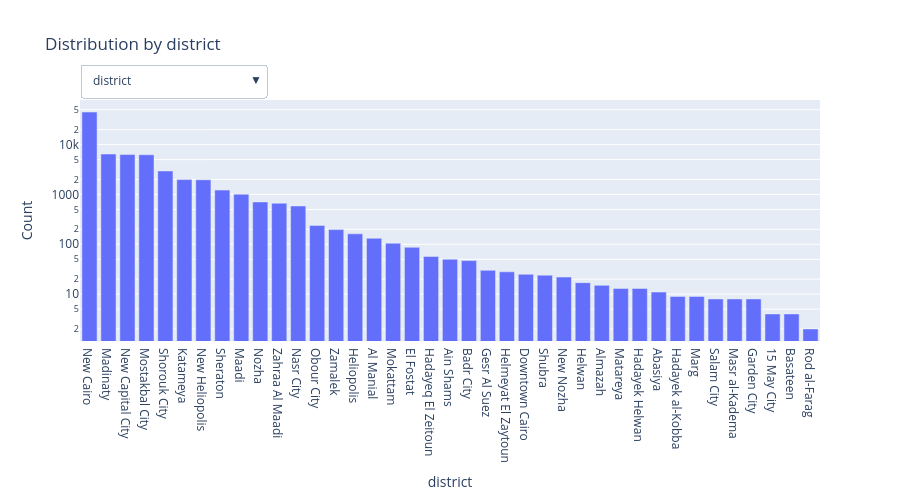

The cell this chart's notebook holds for it:
### Code cell
import plotly.graph_objects as go

simple_cols = ['district','property_type',
       'sale_or_rent', 'seller_name', 'property_subtype', 'bedrooms',
       'bathrooms', 'purpose', 'ownership', 'payment option', 'furnished',
       'completion status', 'rental frequency', 'electricity meter', 'water meter',
       'covered parking', 'natural gas', 'security', 'pets allowed', 'balcony',
       'private garden', 'pool', 'landline', 'maids room',
       'built in kitchen appliances', 'elevator', 'central a/c & heating'
       , 'area (m²)', 'level_clean']
geo_cols    = ['area', 'neighborhood']
all_cols    = simple_cols + geo_cols

traces  = []
buttons = []

for i, col in enumerate(all_cols):
    counts = df[col].value_counts(ascending=False)
    traces.append(go.Bar(
        x=counts.index.astype(str),
        y=counts.values,
        name=col,
        visible=(i == 0)
    ))
    visibility = [j == i for j in range(len(all_cols))]
    buttons.append(dict(
        label=col,
        method='update',
        args=[{'visible': visibility},
              {'title': f'Distribution by {col}', 'xaxis.title.text': col}]
    ))

fig = go.Figure(data=traces)
fig.update_layout(
    title=f'Distribution by {all_cols[0]}',
    xaxis_title=all_cols[0],
    yaxis_title='Count',
    yaxis_type='log',
    width=900, height=500,
    updatemenus=[dict(
        active=0,
        buttons=buttons,
        direction='down',
        x=0.0, xanchor='left',
        y=1.15, yanchor='top'
    )]
)

fig.show()

### Figure 1 — Plotly figure (JSON) as saved in the notebook; plotly's stock layout.template omitted (floating-point values rounded to 4 significant figures; data arrays with more than 128 entries replaced by an {"elided": "..."} marker saying what was removed)
{"data": [{"name": "district", "type": "bar", "visible": true, "x": ["New Cairo", "Madinaty", "New Capital City", "Mostakbal City", "Shorouk City", "Katameya", "New Heliopolis", "Sheraton", "Maadi", "Nozha", "Zahraa Al Maadi", "Nasr City", "Obour City", "Zamalek", "Heliopolis", "Al Manial", "Mokattam", "El Fostat", "Hadayeq El Zeitoun", "Ain Shams", "Badr City", "Gesr Al Suez", "Helmeyat El Zaytoun", "Downtown Cairo", "Shubra", "New Nozha", "Helwan", "Almazah", "Matareya", "Hadayek Helwan", "Abasiya", "Hadayek al-Kobba", "Marg", "Salam City", "Masr al-Kadema", "Garden City", "15 May City", "Basateen", "Rod al-Farag"], "y": [45025, 6470, 6323, 6263, 2957, 1988, 1971, 1223, 1014, 707, 666, 587, 239, 197, 162, 132, 105, 87, 57, 50, 47, 30, 28, 25, 24, 22, 17, 15, 13, 13, 11, 9, 9, 8, 8, 8, 4, 4, 2]}, {"name": "property_type", "type": "bar", "visible": false, "x": ["apartments", "villas"], "y": [55213, 21307]}, {"name": "sale_or_rent", "type": "bar", "visible": false, "x": ["sale", "rent"], "y": [59620, 16900]}, {"name": "seller_name", "type": "bar", "visible": false, "x": {"elided": "1633 str values"}, "y": {"elided": "1633 int values"}}, {"name": "property_subtype", "type": "bar", "visible": false, "x": ["Apartment", "Stand Alone Villa", "Town House", "Duplex", "Twin House", "Penthouse", "iVilla", "Studio", "Hotel Apartment", "Room", "Roof"], "y": [48858, 12965, 4364, 2755, 2570, 1874, 1408, 1026, 593, 63, 44]}, {"name": "bedrooms", "type": "bar", "visible": false, "x": ["3", "2", "4", "5", "1", "6", "7", "8", "10", "9"], "y": [38905, 15928, 12052, 4238, 3332, 1278, 448, 152, 142, 45]}, {"name": "bathrooms", "type": "bar", "visible": false, "x": ["3", "2", "4", "1", "5", "6", "7", "8", "10", "9"], "y": [28151, 22525, 11833, 7523, 4112, 1366, 619, 185, 152, 54]}, {"name": "purpose", "type": "bar", "visible": false, "x": ["for sale", "for rent"], "y": [59620, 16900]}, {"name": "ownership", "type": "bar", "visible": false, "x": ["resale", "primary"], "y": [27415, 21229]}, {"name": "payment option", "type": "bar", "visible": false, "x": ["cash", "cash or installment", "installment"], "y": [35365, 13555, 10642]}, {"name": "furnished", "type": "bar", "visible": false, "x": ["no", "yes"], "y": [50478, 12753]}, {"name": "completion status", "type": "bar", "visible": false, "x": ["ready", "off-plan"], "y": [45645, 13975]}, {"name": "rental frequency", "type": "bar", "visible": false, "x": ["monthly", "daily", "yearly", "weekly"], "y": [16538, 299, 49, 14]}, {"name": "electricity meter", "type": "bar", "visible": false, "x": ["True", "False"], "y": [48497, 28023]}, {"name": "water meter", "type": "bar", "visible": false, "x": ["True", "False"], "y": [45165, 31355]}, {"name": "covered parking", "type": "bar", "visible": false, "x": ["True", "False"], "y": [41914, 34606]}, {"name": "natural gas", "type": "bar", "visible": false, "x": ["True", "False"], "y": [43913, 32607]}, {"name": "security", "type": "bar", "visible": false, "x": ["True", "False"], "y": [39459, 37061]}, {"name": "pets allowed", "type": "bar", "visible": false, "x": ["False", "True"], "y": [38452, 38068]}, {"name": "balcony", "type": "bar", "visible": false, "x": ["False", "True"], "y": [41812, 34708]}, {"name": "private garden", "type": "bar", "visible": false, "x": ["True", "False"], "y": [38382, 38138]}, {"name": "pool", "type": "bar", "visible": false, "x": ["False", "True"], "y": [51515, 25005]}, {"name": "landline", "type": "bar", "visible": false, "x": ["False", "True"], "y": [39085, 37435]}, {"name": "maids room", "type": "bar", "visible": false, "x": ["False", "True"], "y": [66283, 10237]}, {"name": "built in kitchen appliances", "type": "bar", "visible": false, "x": ["False", "True"], "y": [50667, 25853]}, {"name": "elevator", "type": "bar", "visible": false, "x": ["False", "True"], "y": [70205, 6315]}, {"name": "central a/c & heating", "type": "bar", "visible": false, "x": ["False", "True"], "y": [65327, 11193]}, {"name": "area (m²)", "type": "bar", "visible": false, "x": {"elided": "842 str values"}, "y": {"elided": "842 int values"}}, {"name": "level_clean", "type": "bar", "visible": false, "x": ["independent unit", "ground", "top", "2", "1", "3", "4", "5", "recurring", "6", "10", "7", "9", "8", "11", "upper floor", "basement", "18", "17", "12"], "y": [21307, 3477, 1888, 1771, 1578, 1560, 1087, 603, 262, 203, 152, 109, 83, 76, 12, 7, 1, 1, 1, 1]}, {"name": "area", "type": "bar", "visible": false, "x": {"elided": "293 str values"}, "y": {"elided": "293 int values"}}, {"name": "neighborhood", "type": "bar", "visible": false, "x": ["Hyde Park New Cairo Compound", "Mivida Compound", "Mountain View iCity Compound", "Fifth Square Compound", "Palm Hills New Cairo Compound", "Taj City Compound", "Mountain View Hyde Park Compound", "Eastown Compound", "EL Patio ORO Compound", "Lake view Residence Compound", "Villette Compound", "City Gate Compound", "Beit Al Watan", "Mountain View 1.1", "Al Andalous", "Cairo Festival City", "The Address East Compound", "Saada Compound", "El Lotus", "District 5 Compound", "Creek Town Compound", "Galleria Moon Valley Compound", "Al Narges", "Swan Lake Residences", "Zed East Compound", "The Square Compound", "Lake View Residence 2", "Azzar Compound", "90 Avenue Compound", "AZAD Compound", "Village Gate Compound", "Katameya Dunes Compound", "South of Academy", "The Icon Residence Compound", "Banafsag Omarat", "New Narges", "layan Compound", "The Waterway Compound", "Palm Hills Katameya Compound", "De Joya 4", "Lake View Compound", "The Village Compound", "South Investors", "Jiwar Compound", "Stei8ht Compound", "Tag Sultan Compound", "North Rehab", "Crescent Walk", "Dar Misr", "El Patio Jade", "El Koronfel", "De Joya 3", "Villino Compound", "Notion Compound", "Mountain View 1 Compound", "El Yasmeen 1", "El Banafseg 1", "El Banafseg 6", "EL Patio Riva", "Park View Compound", "El Yasmeen 2", "Jade Park", "Golf Town", "El Yasmeen 3", "El Banafseg 12", "East of Academy", "El Banafseg 11", "North 90 Street", "South 90 Street", "El Yasmeen 4", "Ever Compound", "West Arabella Compound", "North Investors", "De Joya 2", "El Yasmeen 6", "El Yasmeen 5", "Nakheel Compound", "Defaf", "Katameya Residence Compound", "El Banafseg 7", "El Banafseg 9", "El Banafseg 8", "Glen", "El Banafseg 2", "El Banafseg 10", "El Banafseg 5", "Rivali Compound", "Swan Lake Katameya Compound", "Katameya Plaza Compound", "El Banafseg 3", "Abbas Al Akkad St.", "Village de la Capitale", "Sakan Masr", "Rehab Mall 1", "Cairova", "Lagoons", "Tierra", "El Masrawia Compound", "Nest Cairo Compound", "Winter Park", "Maliv", "El Banafseg 4", "Noll", "Avelin Compound", "Arabella Compound", "The Fourteen Golf Residences", "Grand lane", "Fifth Phase", "Gardenia City Walk Mall", "Third Phase", "Baron School St", "Armed Forces Buildings", "6 October St.", "Lusail Residence", "Linq 30", "Diplomats District"], "y": [3149, 2787, 2507, 2177, 2159, 2094, 1747, 1553, 1427, 1332, 1207, 1093, 772, 719, 714, 698, 698, 641, 627, 608, 607, 602, 597, 519, 494, 465, 439, 374, 349, 343, 343, 341, 339, 335, 310, 302, 297, 244, 231, 216, 205, 191, 189, 176, 165, 164, 163, 145, 142, 135, 115, 101, 93, 92, 89, 74, 74, 71, 68, 67, 60, 56, 56, 53, 52, 51, 50, 49, 49, 48, 48, 47, 47, 45, 44, 43, 43, 42, 41, 40, 38, 38, 37, 37, 35, 34, 33, 32, 31, 30, 29, 28, 27, 26, 26, 25, 23, 21, 21, 17, 13, 13, 12, 11, 9, 9, 6, 5, 5, 4, 4, 2, 2, 1, 1, 1]}], "layout": {"height": 500, "title": {"text": "Distribution by district"}, "updatemenus": [{"active": 0, "buttons": [{"args": [{"visible": [true, false, false, false, false, false, false, false, false, false, false, false, false, false, false, false, false, false, false, false, false, false, false, false, false, false, false, false, false, false, false]}, {"title": "Distribution by district", "xaxis.title.text": "district"}], "label": "district", "method": "update"}, {"args": [{"visible": [false, true, false, false, false, false, false, false, false, false, false, false, false, false, false, false, false, false, false, false, false, false, false, false, false, false, false, false, false, false, false]}, {"title": "Distribution by property_type", "xaxis.title.text": "property_type"}], "label": "property_type", "method": "update"}, {"args": [{"visible": [false, false, true, false, false, false, false, false, false, false, false, false, false, false, false, false, false, false, false, false, false, false, false, false, false, false, false, false, false, false, false]}, {"title": "Distribution by sale_or_rent", "xaxis.title.text": "sale_or_rent"}], "label": "sale_or_rent", "method": "update"}, {"args": [{"visible": [false, false, false, true, false, false, false, false, false, false, false, false, false, false, false, false, false, false, false, false, false, false, false, false, false, false, false, false, false, false, false]}, {"title": "Distribution by seller_name", "xaxis.title.text": "seller_name"}], "label": "seller_name", "method": "update"}, {"args": [{"visible": [false, false, false, false, true, false, false, false, false, false, false, false, false, false, false, false, false, false, false, false, false, false, false, false, false, false, false, false, false, false, false]}, {"title": "Distribution by property_subtype", "xaxis.title.text": "property_subtype"}], "label": "property_subtype", "method": "update"}, {"args": [{"visible": [false, false, false, false, false, true, false, false, false, false, false, false, false, false, false, false, false, false, false, false, false, false, false, false, false, false, false, false, false, false, false]}, {"title": "Distribution by bedrooms", "xaxis.title.text": "bedrooms"}], "label": "bedrooms", "method": "update"}, {"args": [{"visible": [false, false, false, false, false, false, true, false, false, false, false, false, false, false, false, false, false, false, false, false, false, false, false, false, false, false, false, false, false, false, false]}, {"title": "Distribution by bathrooms", "xaxis.title.text": "bathrooms"}], "label": "bathrooms", "method": "update"}, {"args": [{"visible": [false, false, false, false, false, false, false, true, false, false, false, false, false, false, false, false, false, false, false, false, false, false, false, false, false, false, false, false, false, false, false]}, {"title": "Distribution by purpose", "xaxis.title.text": "purpose"}], "label": "purpose", "method": "update"}, {"args": [{"visible": [false, false, false, false, false, false, false, false, true, false, false, false, false, false, false, false, false, false, false, false, false, false, false, false, false, false, false, false, false, false, false]}, {"title": "Distribution by ownership", "xaxis.title.text": "ownership"}], "label": "ownership", "method": "update"}, {"args": [{"visible": [false, false, false, false, false, false, false, false, false, true, false, false, false, false, false, false, false, false, false, false, false, false, false, false, false, false, false, false, false, false, false]}, {"title": "Distribution by payment option", "xaxis.title.text": "payment option"}], "label": "payment option", "method": "update"}, {"args": [{"visible": [false, false, false, false, false, false, false, false, false, false, true, false, false, false, false, false, false, false, false, false, false, false, false, false, false, false, false, false, false, false, false]}, {"title": "Distribution by furnished", "xaxis.title.text": "furnished"}], "label": "furnished", "method": "update"}, {"args": [{"visible": [false, false, false, false, false, false, false, false, false, false, false, true, false, false, false, false, false, false, false, false, false, false, false, false, false, false, false, false, false, false, false]}, {"title": "Distribution by completion status", "xaxis.title.text": "completion status"}], "label": "completion status", "method": "update"}, {"args": [{"visible": [false, false, false, false, false, false, false, false, false, false, false, false, true, false, false, false, false, false, false, false, false, false, false, false, false, false, false, false, false, false, false]}, {"title": "Distribution by rental frequency", "xaxis.title.text": "rental frequency"}], "label": "rental frequency", "method": "update"}, {"args": [{"visible": [false, false, false, false, false, false, false, false, false, false, false, false, false, true, false, false, false, false, false, false, false, false, false, false, false, false, false, false, false, false, false]}, {"title": "Distribution by electricity meter", "xaxis.title.text": "electricity meter"}], "label": "electricity meter", "method": "update"}, {"args": [{"visible": [false, false, false, false, false, false, false, false, false, false, false, false, false, false, true, false, false, false, false, false, false, false, false, false, false, false, false, false, false, false, false]}, {"title": "Distribution by water meter", "xaxis.title.text": "water meter"}], "label": "water meter", "method": "update"}, {"args": [{"visible": [false, false, false, false, false, false, false, false, false, false, false, false, false, false, false, true, false, false, false, false, false, false, false, false, false, false, false, false, false, false, false]}, {"title": "Distribution by covered parking", "xaxis.title.text": "covered parking"}], "label": "covered parking", "method": "update"}, {"args": [{"visible": [false, false, false, false, false, false, false, false, false, false, false, false, false, false, false, false, true, false, false, false, false, false, false, false, false, false, false, false, false, false, false]}, {"title": "Distribution by natural gas", "xaxis.title.text": "natural gas"}], "label": "natural gas", "method": "update"}, {"args": [{"visible": [false, false, false, false, false, false, false, false, false, false, false, false, false, false, false, false, false, true, false, false, false, false, false, false, false, false, false, false, false, false, false]}, {"title": "Distribution by security", "xaxis.title.text": "security"}], "label": "security", "method": "update"}, {"args": [{"visible": [false, false, false, false, false, false, false, false, false, false, false, false, false, false, false, false, false, false, true, false, false, false, false, false, false, false, false, false, false, false, false]}, {"title": "Distribution by pets allowed", "xaxis.title.text": "pets allowed"}], "label": "pets allowed", "method": "update"}, {"args": [{"visible": [false, false, false, false, false, false, false, false, false, false, false, false, false, false, false, false, false, false, false, true, false, false, false, false, false, false, false, false, false, false, false]}, {"title": "Distribution by balcony", "xaxis.title.text": "balcony"}], "label": "balcony", "method": "update"}, {"args": [{"visible": [false, false, false, false, false, false, false, false, false, false, false, false, false, false, false, false, false, false, false, false, true, false, false, false, false, false, false, false, false, false, false]}, {"title": "Distribution by private garden", "xaxis.title.text": "private garden"}], "label": "private garden", "method": "update"}, {"args": [{"visible": [false, false, false, false, false, false, false, false, false, false, false, false, false, false, false, false, false, false, false, false, false, true, false, false, false, false, false, false, false, false, false]}, {"title": "Distribution by pool", "xaxis.title.text": "pool"}], "label": "pool", "method": "update"}, {"args": [{"visible": [false, false, false, false, false, false, false, false, false, false, false, false, false, false, false, false, false, false, false, false, false, false, true, false, false, false, false, false, false, false, false]}, {"title": "Distribution by landline", "xaxis.title.text": "landline"}], "label": "landline", "method": "update"}, {"args": [{"visible": [false, false, false, false, false, false, false, false, false, false, false, false, false, false, false, false, false, false, false, false, false, false, false, true, false, false, false, false, false, false, false]}, {"title": "Distribution by maids room", "xaxis.title.text": "maids room"}], "label": "maids room", "method": "update"}, {"args": [{"visible": [false, false, false, false, false, false, false, false, false, false, false, false, false, false, false, false, false, false, false, false, false, false, false, false, true, false, false, false, false, false, false]}, {"title": "Distribution by built in kitchen appliances", "xaxis.title.text": "built in kitchen appliances"}], "label": "built in kitchen appliances", "method": "update"}, {"args": [{"visible": [false, false, false, false, false, false, false, false, false, false, false, false, false, false, false, false, false, false, false, false, false, false, false, false, false, true, false, false, false, false, false]}, {"title": "Distribution by elevator", "xaxis.title.text": "elevator"}], "label": "elevator", "method": "update"}, {"args": [{"visible": [false, false, false, false, false, false, false, false, false, false, false, false, false, false, false, false, false, false, false, false, false, false, false, false, false, false, true, false, false, false, false]}, {"title": "Distribution by central a/c & heating", "xaxis.title.text": "central a/c & heating"}], "label": "central a/c & heating", "method": "update"}, {"args": [{"visible": [false, false, false, false, false, false, false, false, false, false, false, false, false, false, false, false, false, false, false, false, false, false, false, false, false, false, false, true, false, false, false]}, {"title": "Distribution by area (m²)", "xaxis.title.text": "area (m²)"}], "label": "area (m²)", "method": "update"}, {"args": [{"visible": [false, false, false, false, false, false, false, false, false, false, false, false, false, false, false, false, false, false, false, false, false, false, false, false, false, false, false, false, true, false, false]}, {"title": "Distribution by level_clean", "xaxis.title.text": "level_clean"}], "label": "level_clean", "method": "update"}, {"args": [{"visible": [false, false, false, false, false, false, false, false, false, false, false, false, false, false, false, false, false, false, false, false, false, false, false, false, false, false, false, false, false, true, false]}, {"title": "Distribution by area", "xaxis.title.text": "area"}], "label": "area", "method": "update"}, {"args": [{"visible": [false, false, false, false, false, false, false, false, false, false, false, false, false, false, false, false, false, false, false, false, false, false, false, false, false, false, false, false, false, false, true]}, {"title": "Distribution by neighborhood", "xaxis.title.text": "neighborhood"}], "label": "neighborhood", "method": "update"}], "direction": "down", "x": 0, "xanchor": "left", "y": 1.15, "yanchor": "top"}], "width": 900, "xaxis": {"title": {"text": "district"}}, "yaxis": {"title": {"text": "Count"}, "type": "log"}}}
